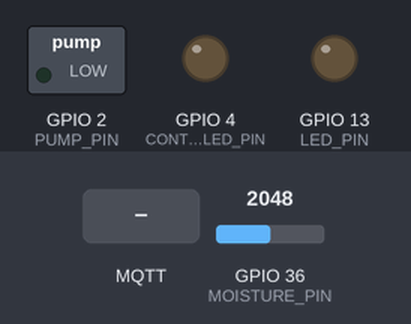
Simulated run of this sketch. Board: ESP32. Parts: switched loads named in the sketch (green lamp = pin HIGH), output pins drawn as LEDs (lit = HIGH). The inputs (shaded band) are chosen by the test bench; at power-on: GPIO 36 (MOISTURE_PIN) = 2048. WiFi joins after 1.5 s; servers stay silent unless stated; no MQTT or app messages arrive unless stated; what the sketch prints to the serial monitor is not drawn.

Above: at 3.9 s.
4.0 s: MQTT message "ON" arrives on the first subscribed topic
At 4.4 s:
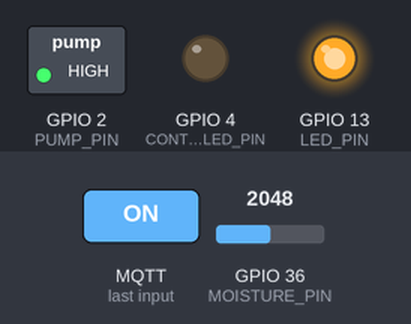
5.5 s: MQTT message "ON" arrives on the second subscribed topic
At 6.7 s:
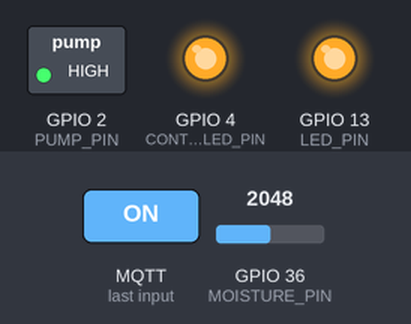
7.0 s: MQTT message "OFF" arrives on the first subscribed topic
At 8.2 s:
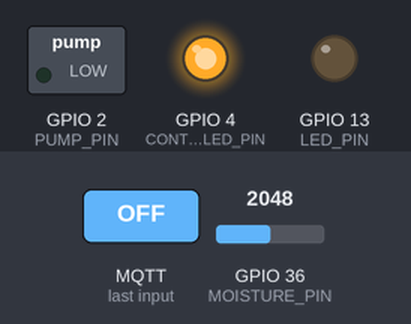
Timing chart, 0 to 10.0 s (numbered marks = the images above; inputs shaded):
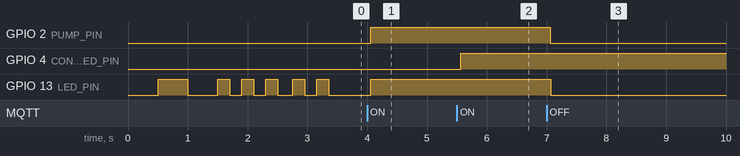

Measured:
- after the input at 4.0 s, GPIO 2 (PUMP_PIN), GPIO 13 (LED_PIN): LOW → HIGH after 0.06 s
- after the input at 5.5 s, GPIO 4 (CONTROL_LED_PIN): LOW → HIGH after 0.06 s
- after the input at 7.0 s, GPIO 2 (PUMP_PIN), GPIO 13 (LED_PIN): HIGH → LOW after 0.07 s
- by itself, GPIO 13 (LED_PIN): moves between LOW and HIGH, repeating every 0.40 s

The sketch:

water_pump_controller_simple.ino
```cpp
#include <WiFi.h>
#include <PubSubClient.h>

// WiFi ayarları
const char* ssid = "Zyxel_3691";
const char* password = "3883D488Y7";
const char* mqtt_server = "192.168.1.7";      // Raspberry Pi IP

// Pin tanımlamaları
const int PUMP_PIN = 2;          // Su pompası röle pini (GPIO2)
const int LED_PIN = 13;          // Durum LED'i (GPIO13)
const int CONTROL_LED_PIN = 4;   // Kontrol edilebilir LED (GPIO4)
const int MOISTURE_PIN = A0;     // Nem sensörü analog pini (A0)

// MQTT client
WiFiClient espClient;
PubSubClient client(espClient);

// Değişkenler
bool pumpState = false;
bool controlLedState = false;    // Kontrol edilebilir LED durumu
int moistureLevel = 0;
unsigned long lastSensorRead = 0;
const unsigned long SENSOR_INTERVAL = 5000; // 5 saniye

void setup() {
  Serial.begin(115200);

  // Pin modları
  pinMode(PUMP_PIN, OUTPUT);
  pinMode(LED_PIN, OUTPUT);
  pinMode(CONTROL_LED_PIN, OUTPUT);
  pinMode(MOISTURE_PIN, INPUT);

  // Başlangıç durumu
  digitalWrite(PUMP_PIN, LOW);
  digitalWrite(LED_PIN, LOW);
  digitalWrite(CONTROL_LED_PIN, LOW);

  Serial.println("ESP32 Su Pompası Kontrolcüsü Başlatılıyor...");

  // WiFi bağlantısı
  setupWiFi();

  // MQTT ayarları
  client.setServer(mqtt_server, 1883);
  client.setCallback(onMqttMessage);

  Serial.println("Sistem hazır!");
  blinkLED(3); // Hazır sinyali
}

void setupWiFi() {
  WiFi.begin(ssid, password);
  Serial.print("WiFi'ye bağlanıyor");

  while (WiFi.status() != WL_CONNECTED) {
    delay(500);
    Serial.print(".");
    digitalWrite(LED_PIN, !digitalRead(LED_PIN)); // Bağlantı sırasında LED yanıp sönsün
  }

  Serial.println();
  Serial.print("WiFi bağlandı! IP: ");
  Serial.println(WiFi.localIP());
  digitalWrite(LED_PIN, HIGH); // Bağlantı başarılı
}

void onMqttMessage(char* topic, byte* payload, unsigned int length) {
  String message = "";
  for (int i = 0; i < length; i++) {
    message += (char)payload[i];
  }

  Serial.printf("MQTT Mesajı alındı [%s]: %s\n", topic, message.c_str());

  // Su pompası kontrolü
  if (String(topic) == "water/pump") {
    if (message == "ON" || message == "1") {
      controlPump(true);
    } else if (message == "OFF" || message == "0") {
      controlPump(false);
    }
  }

  // LED kontrolü
  if (String(topic) == "led/control") {
    if (message == "ON" || message == "1") {
      controlLED(true);
    } else if (message == "OFF" || message == "0") {
      controlLED(false);
    }
  }

  // Sistem komutları
  if (String(topic) == "system/command") {
    if (message == "status") {
      sendSystemStatus();
    } else if (message == "restart") {
      ESP.restart();
    }
  }
}

void controlPump(bool state) {
  pumpState = state;
  digitalWrite(PUMP_PIN, state ? HIGH : LOW);

  String status = state ? "ON" : "OFF";
  Serial.printf("Su pompası: %s\n", status.c_str());

  // MQTT ile durumu bildir
  client.publish("water/pump/status", status.c_str());

  // LED durumu güncelle
  digitalWrite(LED_PIN, state ? HIGH : LOW);
}

void controlLED(bool state) {
  controlLedState = state;
  digitalWrite(CONTROL_LED_PIN, state ? HIGH : LOW);

  String status = state ? "ON" : "OFF";
  Serial.printf("Kontrol LED'i: %s\n", status.c_str());

  // MQTT ile durumu bildir
  client.publish("led/status", status.c_str());
}

void readSensors() {
  // Nem sensörü oku
  moistureLevel = analogRead(MOISTURE_PIN);
  int moisturePercent = map(moistureLevel, 0, 4095, 0, 100);

  // Basit string formatında veri hazırla (JSON olmadan)
  String sensorData = "moisture:" + String(moistureLevel) +
                     ",moisture_percent:" + String(moisturePercent) +
                     ",pump_state:" + (pumpState ? "true" : "false") +
                     ",led_state:" + (controlLedState ? "true" : "false") +
                     ",timestamp:" + String(millis());

  // MQTT ile gönder
  client.publish("sensors/data", sensorData.c_str());

  Serial.printf("Sensör verisi: Nem=%d (%d%%), Pompa=%s, LED=%s\n",
    moistureLevel,
    moisturePercent,
    pumpState ? "ON" : "OFF",
    controlLedState ? "ON" : "OFF"
  );
}

void sendSystemStatus() {
  // Basit string formatında sistem durumu
  String statusData = "device:ESP32_WaterController," +
                     String("wifi_signal:") + String(WiFi.RSSI()) +
                     ",free_heap:" + String(ESP.getFreeHeap()) +
                     ",uptime:" + String(millis()) +
                     ",pump_state:" + (pumpState ? "true" : "false") +
                     ",led_state:" + (controlLedState ? "true" : "false") +
                     ",moisture_level:" + String(moistureLevel);

  client.publish("system/status", statusData.c_str());
  Serial.println("Sistem durumu gönderildi");
}

void blinkLED(int times) {
  for (int i = 0; i < times; i++) {
    digitalWrite(LED_PIN, HIGH);
    delay(200);
    digitalWrite(LED_PIN, LOW);
    delay(200);
  }
}

void reconnectMQTT() {
  while (!client.connected()) {
    Serial.print("MQTT'ye bağlanıyor...");

    if (client.connect("ESP32WaterController")) {
      Serial.println("bağlandı!");

      // Topic'lere abone ol
      client.subscribe("water/pump");
      client.subscribe("led/control");
      client.subscribe("system/command");

      // Bağlantı durumunu bildir
      client.publish("system/status", "ESP32 Connected");
      blinkLED(2); // Bağlantı sinyali

    } else {
      Serial.printf("başarısız, rc=%d 5 saniye sonra tekrar dene\n", client.state());
      delay(5000);
    }
  }
}

void loop() {
  // MQTT bağlantısını kontrol et
  if (!client.connected()) {
    reconnectMQTT();
  }
  client.loop();

  // Sensör verilerini oku (belirli aralıklarla)
  if (millis() - lastSensorRead > SENSOR_INTERVAL) {
    readSensors();
    lastSensorRead = millis();
  }

  delay(100); // CPU'yu meşgul etme
} 
```
